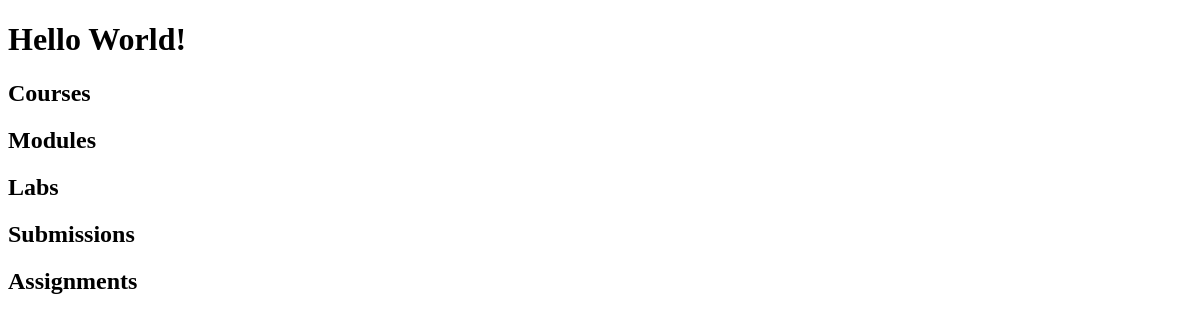
The app's page /, older data.
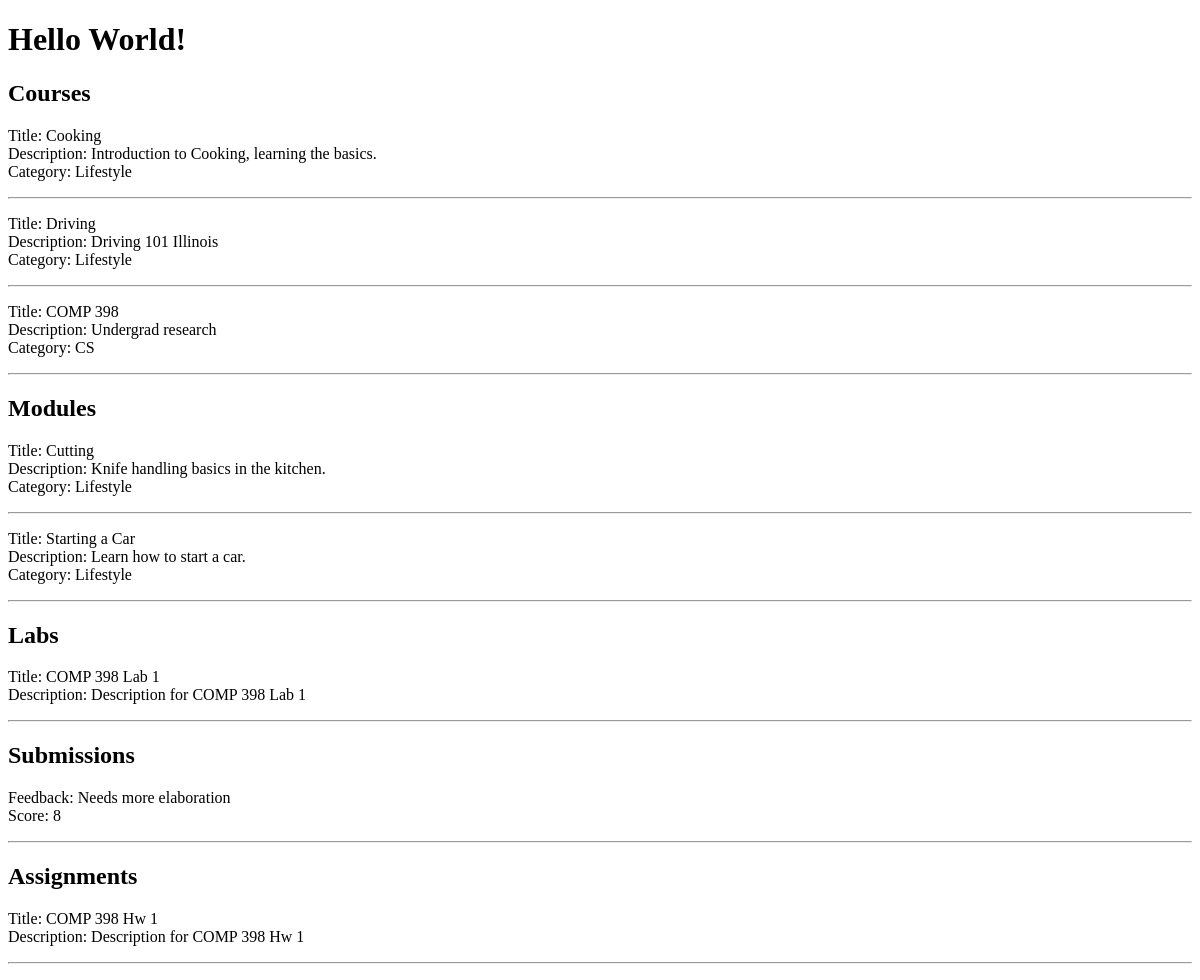
The same page, newer data.
### website/models.py (models this page shows, shortened)
class Course(models.Model):
    title = models.CharField(max_length=255, null=True, blank=True)
    description = models.TextField(null=True, blank=True)
    start_date = models.DateTimeField(null=True, blank=True)
    end_date = models.DateTimeField(null=True, blank=True)
    created_at = models.DateTimeField(null=True, blank=True)
    updated_at = models.DateTimeField(null=True, blank=True)
    duration = models.IntegerField(null=True, blank=True)
    image = models.ImageField(null=True, blank=True)
    category = models.CharField(max_length=255, null=True, blank=True)
    is_published = models.BooleanField(null=True, blank=True)
    this_prerequisites = models.ManyToManyField("self", null=True, blank=True)
    this_modules = models.ManyToManyField("Module", null=True, blank=True)

class Module(models.Model):
    title = models.CharField(max_length=255, null=True, blank=True)
    description = models.TextField(null=True, blank=True)
    duration = models.IntegerField(null=True, blank=True)
    image = models.ImageField(null=True, blank=True)
    category = models.CharField(max_length=255, null=True, blank=True)
    is_published = models.BooleanField(null=True, blank=True)
    this_course = models.ForeignKey(Course, on_delete=models.CASCADE, null=True, blank=True)
    order = models.IntegerField(null=True, blank=True)
    notes = models.TextField(null=True, blank=True)
    files = models.FileField(null=True, blank=True)
    this_labs = models.ManyToManyField("Lab", null=True, blank=True)

class Lab(models.Model):
    title = models.CharField(max_length=255, null=True, blank=True)
    description = models.TextField(null=True, blank=True)
    this_module = models.ForeignKey(Module, on_delete=models.CASCADE, null=True, blank=True)
    order = models.IntegerField(null=True, blank=True)
    instructions = models.TextField(null=True, blank=True)
    materials = models.TextField(null=True, blank=True)
    due_date = models.DateField(null=True, blank=True)
    is_completed = models.BooleanField(null=True, blank=True)
    files = models.FileField(null=True, blank=True)

class Submission(models.Model):
    this_assignment = models.ForeignKey("Assignment", on_delete=models.CASCADE, null=True, blank=True)
    submission_date = models.DateTimeField(null=True, blank=True)
    files = models.FileField(null=True, blank=True)
    feedback = models.TextField(null=True, blank=True)
    score = models.IntegerField(null=True, blank=True)

class Assignment(models.Model):
    title = models.CharField(max_length=255, null=True, blank=True)
    description = models.TextField(null=True, blank=True)
    this_course = models.ForeignKey(Course, on_delete=models.CASCADE, null=True, blank=True)
    due_date = models.DateField(null=True, blank=True)
    instructions = models.TextField(null=True, blank=True)
    max_score = models.IntegerField(null=True, blank=True)
    is_published = models.BooleanField(null=True, blank=True)
    files = models.FileField(null=True, blank=True)
    this_submissions = models.ManyToManyField(Submission, null=True, blank=True)

### website/views.py (the view)
# urls.py: path('', views.education, name='education')
def education(request):
    myCourses = Course.objects.all().values()
    myModules = Module.objects.all().values()
    myLabs = Lab.objects.all().values()
    mySubmissions = Submission.objects.all().values()
    myAssignments = Assignment.objects.all().values()
    context = {
        'myCourses': myCourses,
        'myModules': myModules,
        'myLabs': myLabs,
        'mySubmissions': mySubmissions,
        'myAssignments': myAssignments
    }
    template = loader.get_template('main.html')
    return HttpResponse(template.render(context, request))

### website/templates/main.html
<!DOCTYPE html>
<html>
<body>
    <h1>Hello World!</h1>
    <h2>Courses</h2>
    {% for course in myCourses %}
    <p>
      Title: {{ course.title }}<br/>
      Description: {{ course.description }}<br/>
      Category: {{ course.category }}<br/>
      <hr/>
      {% endfor %}
    </p>
    <h2>Modules</h2>
    {% for module in myModules %}
    <p>
      Title: {{ module.title }}<br/>
      Description: {{ module.description }}<br/>
      Category: {{ module.category }}<br/>
      <hr/>
      {% endfor %}
    </p>
    <h2>Labs</h2>
    {% for lab in myLabs %}
    <p>
      Title: {{ lab.title }}<br/>
      Description: {{ lab.description }}<br/>
      <hr/>
      {% endfor %}
    </p>
    <h2>Submissions</h2>
    {% for submission in mySubmissions %}
    <p>
      Feedback: {{ submission.feedback }}<br/>
      Score: {{ submission.score }}<br/>
      <hr/>
      {% endfor %}
    </p>
    <h2>Assignments</h2>
    {% for assignment in myAssignments %}
    <p>
      Title: {{ assignment.title }}<br/>
      Description: {{ assignment.description }}<br/>
      <hr/>
      {% endfor %}
    </p>
</body>
</html>

Row changes from the older to the newer data that the page shows:
added Course: title "Cooking", description "Introduction to Cooking, learning the basics.", category "Lifestyle"
added Course: title "Driving", description "Driving 101 Illinois", category "Lifestyle"
added Course: title "COMP 398", description "Undergrad research", category "CS"
added Module: title "Cutting", description "Knife handling basics in the kitchen.", category "Lifestyle"
added Module: title "Starting a Car", description "Learn how to start a car.", category "Lifestyle"
added Lab: title "COMP 398 Lab 1", description "Description for COMP 398 Lab 1"
added Submission: feedback "Needs more elaboration", score "8"
added Assignment: title "COMP 398 Hw 1", description "Description for COMP 398 Hw 1"
